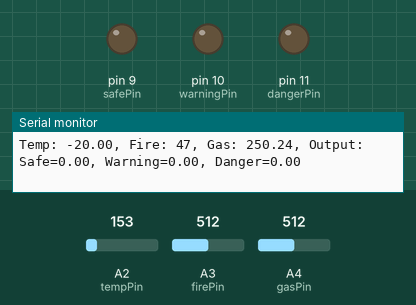
Simulated run of this sketch. Board: Arduino Uno, built with avr-gcc and run on an emulated ATmega328P. Parts: output pins drawn as LEDs (lit = HIGH), the last lines printed to the serial monitor. Inputs (shaded band) come from the test bench; at power-on: A3 (firePin) = 512, A2 (tempPin) = 153, A4 (gasPin) = 512.

Above: at 1.3 s.
1.4 s: A3 (firePin) set to 639
2.9 s: A3 (firePin) set to 667
At 4.1 s:
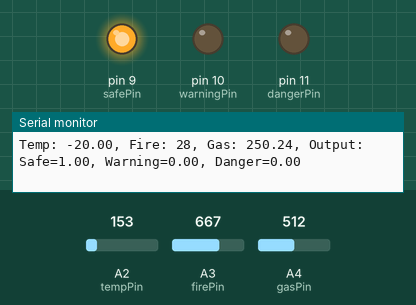
4.5 s: A3 (firePin) set to 511
At 5.7 s:
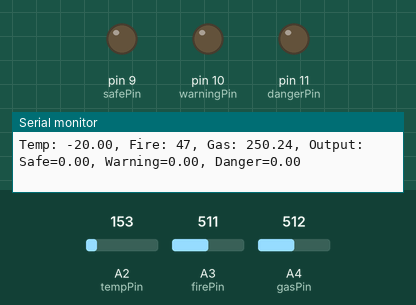
6.0 s: A3 (firePin) set to 716
At 7.3 s:
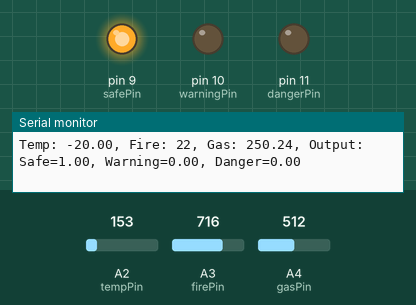
Timing chart, 0 to 8.5 s (numbered marks = the images above; inputs shaded):
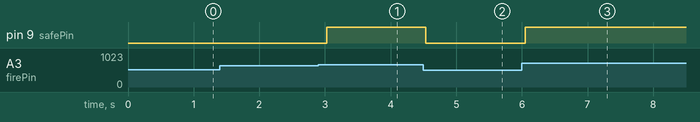

The sketch:

fuzzy_reng5.ino
```cpp
// Define input pins
const int tempPin = A2;
const int firePin = A3;
const int gasPin  = A4;

// Define output pins
const int safePin = 9;
const int warningPin = 10;
const int dangerPin = 11;

int offset = 120;

// Temperature calibration constants
const float tempMin = -20.0;
const float tempMax = 70.0;
const float adcMin = 0.0;
const float adcMax = 1023.0;

// Variables for averaging temperature readings
const int numReadings = 10;  // Number of readings to average
int tempReadings[numReadings];  // Array to store temperature readings
int tempIndex = 0;  // Index of the current reading
int tempTotal = 0;  // Accumulator for summing the readings

void setup()
{
  // Set input pins as inputs
  pinMode(tempPin, INPUT);
  pinMode(firePin, INPUT);

  // Set output pins as outputs
  pinMode(safePin, OUTPUT);
  pinMode(warningPin, OUTPUT);
  pinMode(dangerPin, OUTPUT);

  // Start serial communication for debugging purposes
  Serial.begin(115200);
  Serial.println("Fire Detection System Started");
}

void loop()
{
  // Read temperature
  int TempSensorValue = analogRead(tempPin);
  tempTotal -= tempReadings[tempIndex];  // Subtract the oldest reading from the total
  tempReadings[tempIndex] = TempSensorValue;
  tempTotal += tempReadings[tempIndex];  // Add the new reading to the total
  tempIndex = (tempIndex + 1) % numReadings;  // Move to the next reading index

  // Calculate the average temperature
  float temp = ((tempTotal / (float)numReadings) / adcMax) * 5.0;  // Convert average reading to voltage
  temp = ((temp - 0.5) * 100.0) - offset;  // Apply the offset to adjust the temperature reading
  temp = constrain(temp, tempMin, tempMax);  // Ensure temperature is within the desired range

  // Read fire sensor values
  int FireSensorValue = analogRead(firePin);
  float voltage1 = (FireSensorValue / adcMax) * 5.0; // Convert analog value to voltage
  float fireVal = voltage1 * 100.0;                  // Apply the offset to adjust the ppm reading
  byte fire = map(int(fireVal), 440, 40, 0, 100);    // Map the fire reading

  // Read gas sensor values
  int GasSensorValue = analogRead(gasPin);
  float voltage2 = (GasSensorValue / adcMax) * 5.0; // Convert analog value to voltage
  float ppm = voltage2 * 100.0;                     // Apply the offset to adjust the ppm reading

  // Fuzzy logic calculation for temperature
  float cold = max(0, 1 - (temp - 0) / (30 - 0));
  float warm = max(0, min((temp - 0) / (40 - 0), (50 - temp) / (50 - 40)));
  float hot = max(0, min((temp - 40) / (70 - 40), 1));

  // Fuzzy logic calculation for fire
  float none = max(0, 1 - (fire - 0) / (30 - 0));
  float small = max(0, min((fire - 0) / (40 - 0), (60 - fire) / (60 - 40)));
  float large = max(0, min((fire - 40) / (70 - 40), 1));

  // Fuzzy logic calculation for gas (smoke)
  float noGas = max(0, 1 - (ppm - 0) / (70 - 0));
  float lightGas = max(0, min((ppm - 0) / (80 - 0), (100 - ppm)) / (100 - 80));
  float heavyGas = max(0, min((ppm - 80) / (120 - 80), 1));

  // Fuzzy logic rules for output
  float safe = min(max(cold, warm), max(none, noGas));
  float warning = min(warm, max(max(none, small), lightGas));
  float danger = min(max(warm, hot), max(large, heavyGas));

  // Calculate the sum of safe, warning, and danger
  float sum = safe + warning + danger;

  // Adjust the values to ensure the sum is equal to 1
  if (sum > 0) {
    safe /= sum;
    warning /= sum;
    danger /= sum;
  }

  // Map fuzzy output values to the PWM range (0-255)
  int safePWM = map(safe, 0, 1, 0, 255);
  int warningPWM = map(warning, 0, 1, 0, 255);
  int dangerPWM = map(danger, 0, 1, 0, 255);

  // Output values to pins
  analogWrite(safePin, safePWM);
  analogWrite(warningPin, warningPWM);
  analogWrite(dangerPin, dangerPWM);

  // Debugging output to serial monitor
  Serial.print("Temp: ");
  Serial.print(temp);
  Serial.print(", Fire: ");
  Serial.print(fire);
  Serial.print(", Gas: ");
  Serial.print(ppm);
  Serial.print(", Output: Safe=");
  Serial.print(safe);
  Serial.print(", Warning=");
  Serial.print(warning);
  Serial.print(", Danger=");
  Serial.println(danger);

  // Wait for a short time before reading inputs again
  delay(500);
}
```

Measured:
- the behaviour switches between 656 and 657 on A3 (firePin) (found by bisection; images 0 and 1)
- after the input at 2.9 s, pin 9 (safePin): LOW → HIGH after 0.13 s
- after the input at 4.5 s, pin 9 (safePin): HIGH → LOW at once
- after the input at 6.0 s, pin 9 (safePin): LOW → HIGH after 0.05 s
